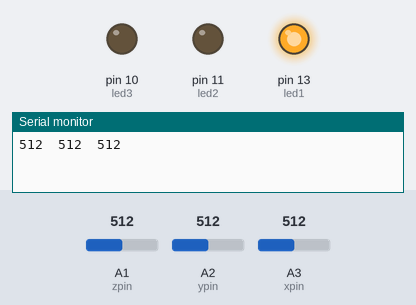
Bench run of a sketch on a simulated Arduino Uno, built with avr-gcc and run on an emulated ATmega328P. Parts: output pins drawn as LEDs (lit = HIGH), the last lines printed to the serial monitor. The test bench sets the inputs (shaded band); at power-on: A2 (ypin) = 512, A1 (zpin) = 512, A3 (xpin) = 512. No radio packets arrive unless stated.

Above: at 1.2 s.
1.3 s: A2 (ypin) set to 363
3.5 s: A2 (ypin) set to 335
At 5.2 s:
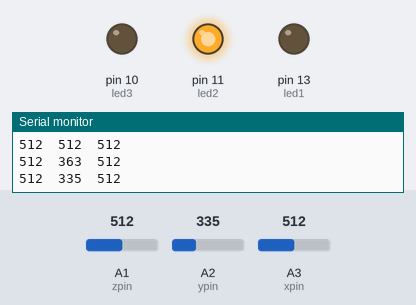
5.9 s: A2 (ypin) set to 165
7.8 s: A2 (ypin) set to 137
At 9.3 s:
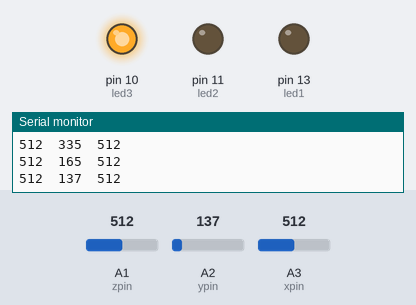
10.3 s: A2 (ypin) set to 160
At 11.9 s:
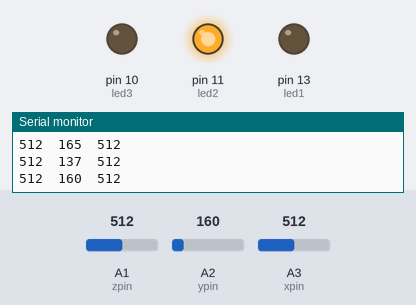
12.4 s: A2 (ypin) set to 140
At 14.6 s:
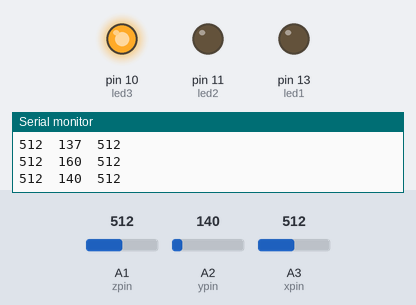
Timing chart, 0 to 15.6 s (numbered marks = the images above; inputs shaded):
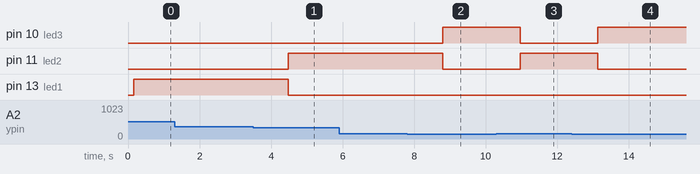

The sketch:

trans_sowj.ino
```cpp
#include<VirtualWire.h>
char *message = "Merry Christmas";
int xpin = A3;
int ypin = A2;
int zpin = A1;
int led1 = 13;
int led2 = 11;
int led3 = 10;

void setup()
{
  // put your setup code here, to run once:
  pinMode(led1 , OUTPUT);
  pinMode( led2 , OUTPUT);
  pinMode( led3 , OUTPUT);
  vw_set_ptt_inverted(true);
  vw_set_tx_pin(12);
  vw_setup(1000);
  Serial.begin(9600);
}

void loop()
{
  // put your main code here, to run repeatedly:
  Serial.print(analogRead(xpin));
  // print a tab between values:
  Serial.print("\t");
  Serial.print(analogRead(ypin));
  int val = analogRead(ypin);
  // print a tab between values:
  Serial.print("\t");
  Serial.print(analogRead(zpin));
  Serial.println();
  // delay before next reading:
  delay(100);
  if( val >350)
  {
    message = "X";
    vw_send((uint8_t *)message , strlen(message));
    vw_wait_tx();
    digitalWrite( led1 , HIGH);
    digitalWrite(led2 , LOW);
    digitalWrite( led3 , LOW);
    delay(2000);
  }
  else
  if( val <= 150)
  {
    message = "Y";
    vw_send((uint8_t *)message , strlen(message));
    vw_wait_tx();
    digitalWrite( led1 , LOW);
    digitalWrite( led2 , LOW);
    digitalWrite( led3 , HIGH);
    delay(2000);
  }
  else
  {
    message = "Z";
    vw_send((uint8_t *)message , strlen(message));
    vw_wait_tx();
    digitalWrite( led1 , LOW);
    digitalWrite( led2 , HIGH);
    digitalWrite( led3 , LOW);
    delay(2000);

  }

}
```

Measured:
- the behaviour switches between 351 and 350 on A2 (ypin) (found by bisection; images 0 and 1)
- the behaviour switches between 151 and 150 on A2 (ypin) (found by bisection; images 1 and 2)
- after the input at 3.5 s, pin 11 (led2): LOW → HIGH after 0.98 s; pin 13 (led1): HIGH → LOW after 0.98 s
- after the input at 7.8 s, pin 10 (led3): LOW → HIGH after 1.0 s; pin 11 (led2): HIGH → LOW after 1.0 s
- after the input at 10.3 s, pin 10 (led3): HIGH → LOW after 0.67 s; pin 11 (led2): LOW → HIGH after 0.67 s
- after the input at 12.4 s, pin 10 (led3): LOW → HIGH after 0.73 s; pin 11 (led2): HIGH → LOW after 0.73 s
